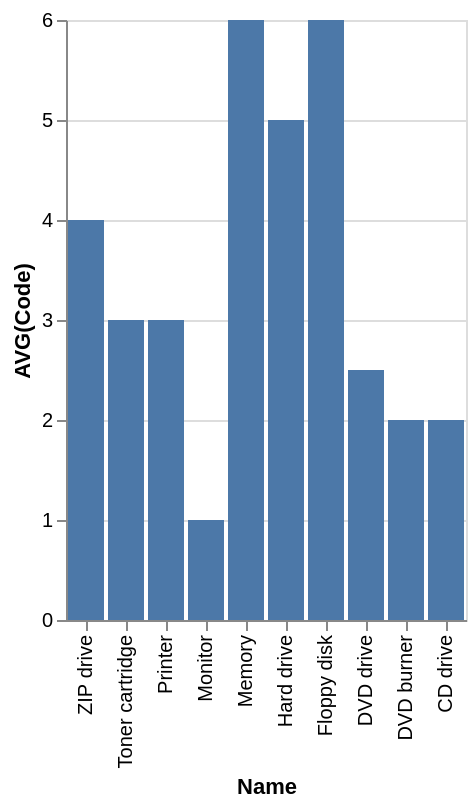

Write the Vega-Lite specification saved for this chart.
### Vega-Lite specification from a JSON file in a GitHub repository (floating-point values rounded to 4 significant figures)
{"data": {"values": [{"x_data": "CD drive", "y_data": 2}, {"x_data": "DVD burner", "y_data": 2}, {"x_data": "DVD drive", "y_data": 2.5}, {"x_data": "Floppy disk", "y_data": 6}, {"x_data": "Hard drive", "y_data": 5}, {"x_data": "Memory", "y_data": 6}, {"x_data": "Monitor", "y_data": 1}, {"x_data": "Printer", "y_data": 3}, {"x_data": "Toner cartridge", "y_data": 3}, {"x_data": "ZIP drive", "y_data": 4}]}, "mark": "bar", "encoding": {"x": {"field": "x_data", "type": "nominal", "title": "Name", "sort": "descending"}, "y": {"field": "y_data", "type": "quantitative", "title": "AVG(Code)"}}}
